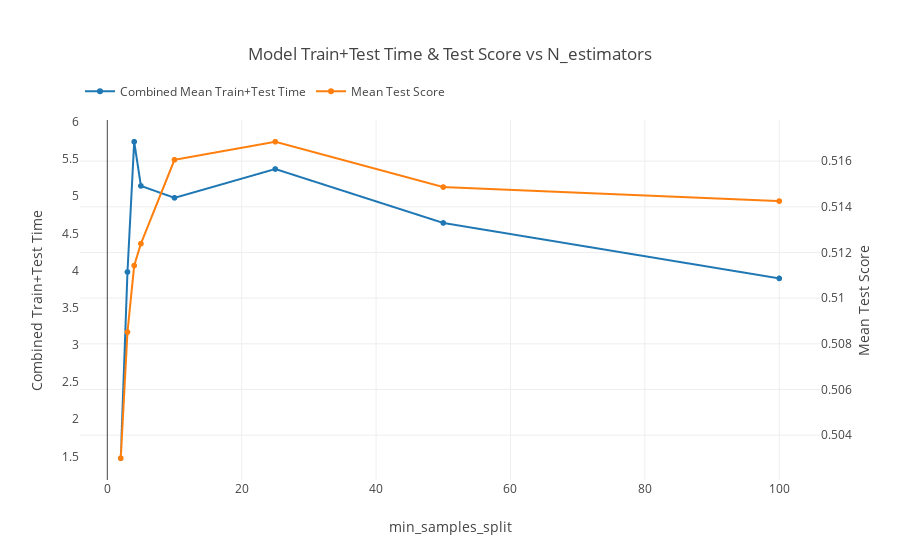

The notebook cell this image was saved under:
### Code cell
plot_cv(results, param='min_samples_split')

### Figure 1 — Plotly figure (JSON) as saved in the notebook; plotly's stock layout.template omitted (floating-point values rounded to 4 significant figures)
{"data": [{"mode": "lines+markers", "name": "Combined Mean Train+Test Time", "type": "scattergl", "uid": "d6b310b4-a666-11e9-a3fb-28c63f3df6d4", "x": [2, 3, 4, 5, 10, 25, 50, 100], "y": [1.474, 3.98, 5.732, 5.138, 4.977, 5.365, 4.639, 3.893]}, {"mode": "lines+markers", "name": "Mean Test Score", "type": "scattergl", "uid": "d6b310b5-a666-11e9-b4e7-28c63f3df6d4", "x": [2, 3, 4, 5, 10, 25, 50, 100], "y": [0.503, 0.5085, 0.5114, 0.5124, 0.5161, 0.5168, 0.5149, 0.5142], "yaxis": "y2"}], "layout": {"legend": {"orientation": "h", "y": 1.12}, "margin": {"t": 120}, "title": "Model Train+Test Time & Test Score vs N_estimators", "xaxis": {"title": "min_samples_split"}, "yaxis": {"title": "Combined Train+Test Time"}, "yaxis2": {"side": "right", "title": "Mean Test Score"}}}
